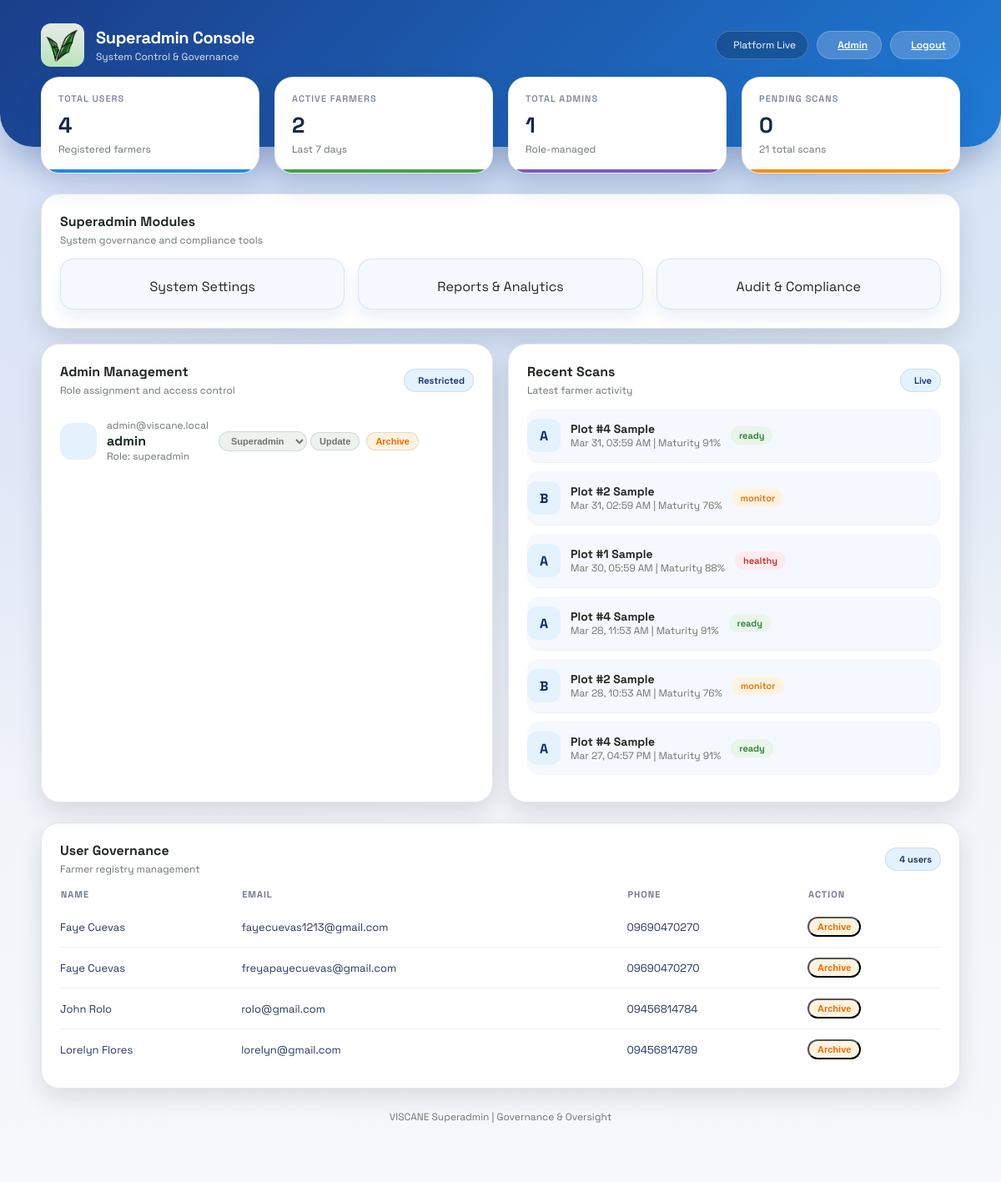
Page /superadmin (signed in) on the earlier database version.
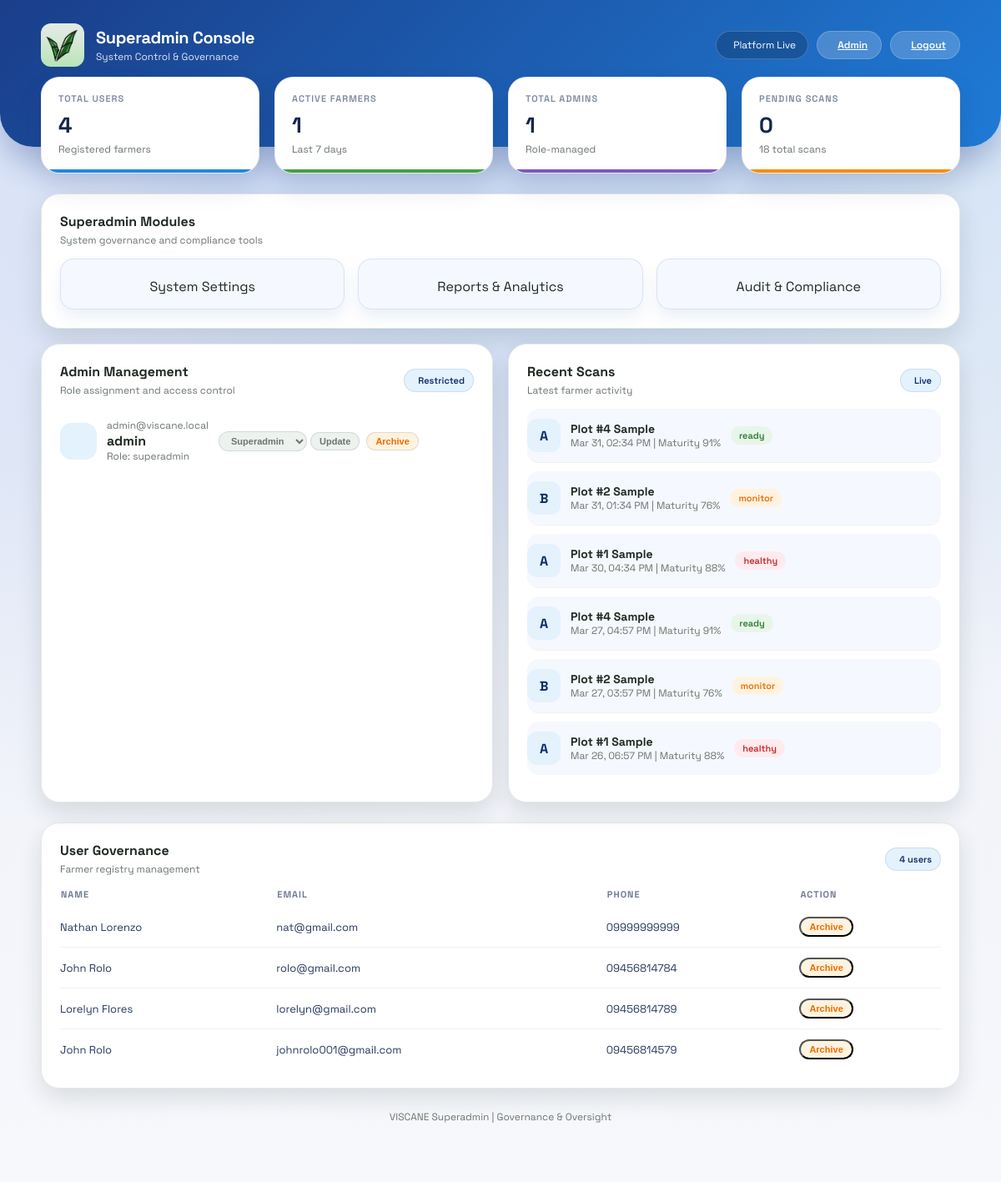
Same page on the later database version.
### models.py (models this page shows)
class Admin(db.Model):
    id = db.Column(db.Integer, primary_key=True)
    username = db.Column(db.String(80), unique=True, nullable=False)
    email = db.Column(db.String(120), unique=True, nullable=False)
    password_hash = db.Column(db.String(200), nullable=False)
    role = db.Column(db.String(40), nullable=False, default='admin')
    is_archived = db.Column(db.Boolean, nullable=False, default=False)

class Scan(db.Model):
    id = db.Column(db.Integer, primary_key=True)
    user_id = db.Column(db.Integer, db.ForeignKey('user.id', ondelete='CASCADE'), nullable=False)
    plot_name = db.Column(db.String(80), nullable=False)
    grade = db.Column(db.String(2), nullable=False)
    maturity_pct = db.Column(db.Integer, nullable=False)
    status = db.Column(db.String(20), nullable=False, default='pending')
    created_at = db.Column(db.DateTime, default=datetime.utcnow, nullable=False)
    user = db.relationship('User', backref=db.backref('scans', lazy=True, cascade='all, delete-orphan'))

class User(db.Model):
    id = db.Column(db.Integer, primary_key=True)
    fullname = db.Column(db.String(100), nullable=False)
    email = db.Column(db.String(120), unique=True, nullable=False)
    phone = db.Column(db.String(20), nullable=False)
    password = db.Column(db.String(200), nullable=False)
    province = db.Column(db.String(120), nullable=True)
    municipality = db.Column(db.String(120), nullable=True)
    barangay = db.Column(db.String(120), nullable=True)
    is_active = db.Column(db.Boolean, nullable=False, default=True)
    is_archived = db.Column(db.Boolean, nullable=False, default=False)

### app.py (the view)
@app.route('/superadmin')
@role_required('superadmin')
def superadmin_portal():
    total_users = User.query.filter_by(is_archived=False).count()
    total_admins = Admin.query.filter_by(is_archived=False).count()
    seven_days_ago = datetime.utcnow() - timedelta(days=7)
    active_user_ids = db.session.query(User.id).filter(User.is_archived.is_(False)).subquery()
    active_farmers = db.session.query(Scan.user_id).filter(
        Scan.created_at >= seven_days_ago,
        Scan.user_id.in_(active_user_ids)
    ).distinct().count()
    total_scans = Scan.query.count()
    pending_scans = Scan.query.filter(
        Scan.status == 'pending',
        Scan.user_id.in_(active_user_ids)
    ).count()
    admins = Admin.query.filter_by(is_archived=False).order_by(Admin.id.desc()).all()
    users = User.query.filter_by(is_archived=False).order_by(User.id.desc()).limit(8).all()
    recent_scans = Scan.query.filter(Scan.user_id.in_(active_user_ids)).order_by(Scan.created_at.desc()).limit(6).all()
    return render_template(
        'superadmin.html',
        total_users=total_users,
        total_admins=total_admins,
        active_farmers=active_farmers,
        total_scans=total_scans,
        pending_scans=pending_scans,
        admins=admins,
        users=users,
        recent_scans=recent_scans,
        current_admin=get_current_admin()
    )

### app.py (called while the page is built)
def role_required(required_role):
    def decorator(view):
        @wraps(view)
        def wrapped(*args, **kwargs):
            admin_id = session.get('admin_id')
            if not admin_id:
                return redirect(url_for('admin_login'))
            admin = Admin.query.get(admin_id)
            if not admin or admin.is_archived or admin.role != required_role:
                return redirect(url_for('admin_portal'))
            return view(*args, **kwargs)
        return wrapped
    return decorator

def get_current_admin():
    admin_id = session.get('admin_id')
    if not admin_id:
        return None
    admin = Admin.query.get(admin_id)
    if not admin or admin.is_archived:
        return None
    return admin

### templates/superadmin.html (shortened to what the changed rows need)
<!DOCTYPE html>
<html lang="en">
<head>
    <link rel="stylesheet" href="{{ url_for('static', filename='style.css') }}">
</head>
<body class="admin-layout superadmin-layout">
    <main class="dashboard-container fade-in">
        <section class="stats-grid superadmin-stats">
            <div class="stat-card accent-green">
                <div class="stat-label">Active Farmers</div>
                <div class="stat-value">{{ active_farmers }}</div>
                <div class="stat-meta">Last 7 days</div>
            </div>
            <div class="stat-card accent-orange">
                <div class="stat-label">Pending Scans</div>
                <div class="stat-value">{{ pending_scans }}</div>
                <div class="stat-meta">{{ total_scans }} total scans</div>
            </div>
        </section>
        <section class="section-grid two-col">
            <div class="panel superadmin-panel">
                {% if admins %}
                    {% for admin in admins %}
                        <div class="list-row superadmin-list-row">
                            <div class="list-badge superadmin-icon-badge">
                            </div>
                            <div class="list-main superadmin-list-main">
                                <div class="list-meta">{{ admin.email }}</div>
                                <strong>{{ admin.username }}</strong>
                                <div class="list-meta">Role: {{ admin.role }}</div>
                            </div>
                            <div class="superadmin-action-row">
                                <form method="POST" action="/superadmin/admins/role">
                                    <select name="role" class="tag superadmin-tag-select">
                                        <option value="superadmin" {% if admin.role == 'superadmin' %}selected{% endif %}>Superadmin</option>
                                    </select>
                                    <button class="tag superadmin-tag" type="submit">Update</button>
                                </form>
                                <form method="POST" action="/superadmin/admins/archive">
                                    <button class="tag warning superadmin-tag" type="submit">Archive</button>
                                </form>
                            </div>
                        </div>
                    {% endfor %}
                {% else %}
                    <div class="list-meta">No admin accounts found.</div>
                {% endif %}
            </div>
            <div class="panel superadmin-panel">
                {% if recent_scans %}
                    {% for scan in recent_scans %}
                        <div class="recent-item superadmin-recent">
                            <div class="recent-grade">{{ scan.grade }}</div>
                            <div class="superadmin-list-main">
                                <h4 style="margin: 0;">{{ scan.plot_name }}</h4>
                                <div class="list-meta">{{ scan.created_at.strftime('%b %d, %I:%M %p') }} | Maturity {{ scan.maturity_pct }}%</div>
                            </div>
                            <span class="tag {% if scan.status == 'ready' %}success{% elif scan.status == 'monitor' %}warning{% else %}alert{% endif %}">{{ scan.status }}</span>
                        </div>
                    {% endfor %}
                {% else %}
                    <div class="list-meta">No scans yet.</div>
                {% endif %}
            </div>
        </section>
        <section class="panel superadmin-panel">
            <table class="data-table">
                <thead>
                    <tr>
                        <th>Name</th>
                        <th>Email</th>
                        <th>Phone</th>
                        <th>Action</th>
                    </tr>
                </thead>
                <tbody>
                    {% if users %}
                        {% for user in users %}
                            <tr>
                                <td>{{ user.fullname }}</td>
                                <td>{{ user.email }}</td>
                                <td>{{ user.phone }}</td>
                                <td>
                                    <form method="POST" action="/superadmin/users/archive">
                                        <button class="tag warning" type="submit" onclick="return confirm('Archive this user?')">Archive</button>
                                    </form>
                                </td>
                            </tr>
                        {% endfor %}
                    {% else %}
                        <tr>
                            <td colspan="4">No users found.</td>
                        </tr>
                    {% endif %}
                </tbody>
            </table>
        </section>
    </main>
</body>
</html>

Differences in the rows shown:
removed Scan: grade "A", plot_name "Plot #4 Sample", created_at "Mar 31, 03:59 AM", maturity_pct "91", status "ready"
removed Scan: grade "B", plot_name "Plot #2 Sample", created_at "Mar 31, 02:59 AM", maturity_pct "76", status "monitor"
removed Scan: grade "A", plot_name "Plot #1 Sample", created_at "Mar 30, 05:59 AM", maturity_pct "88", status "healthy"
removed User: fullname "Faye Cuevas", email "fayecuevas1213@gmail.com", phone "09690470270"
changed Scan: created_at "Mar 28, 11:53 AM" → "Mar 31, 02:34 PM"
changed Scan: created_at "Mar 28, 10:53 AM" → "Mar 31, 01:34 PM"
now on this page (row edited): Scan: grade "A", plot_name "Plot #1 Sample", created_at "Mar 30, 04:34 PM", maturity_pct "88", status "healthy"
now on this page (row unchanged): Scan: grade "B", plot_name "Plot #2 Sample", created_at "Mar 27, 03:57 PM", maturity_pct "76", status "monitor"
now on this page (row unchanged): Scan: grade "A", plot_name "Plot #1 Sample", created_at "Mar 26, 06:57 PM", maturity_pct "88", status "healthy"
changed User: fullname "Faye Cuevas" → "Nathan Lorenzo"; email "freyapayecuevas@gmail.com" → "nat@gmail.com"; phone "09690470270" → "09999999999"
now on this page (row edited): User: fullname "John Rolo", email "johnrolo001@gmail.com", phone "09456814579"
Other differences:
{{ active_farmers }}: "2" → "1"
{{ total_scans }}: "21" → "18"
